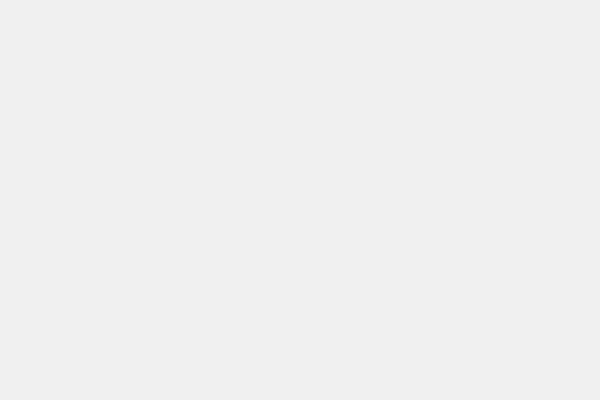
Frame 1 (no input)
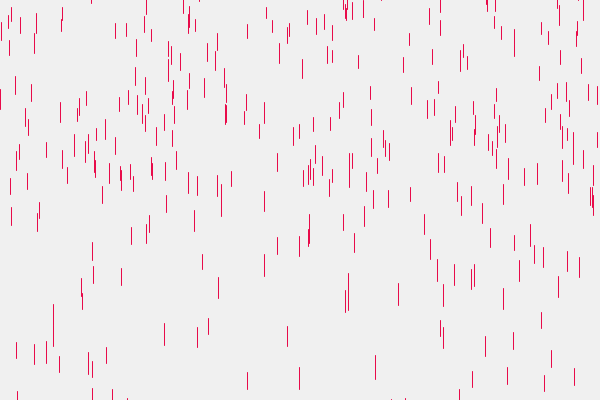
Frame 60 (the mouse pressed at the canvas centre just before this capture)
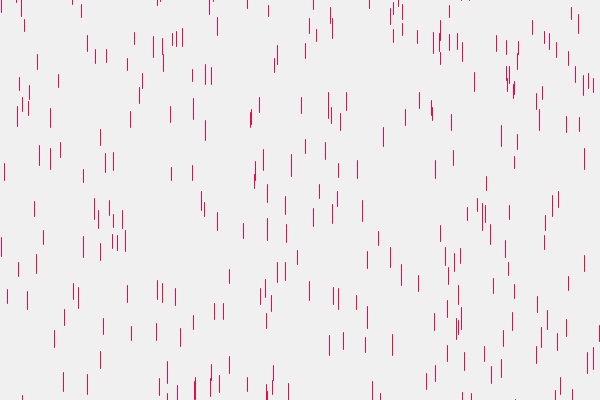
Frame 120 (the mouse held since frame 60 and released just before this capture)

The Processing sketch that drew these frames (run headless with seeded random() and noise(); from frame 60 on, the mouse is pressed at the canvas centre):

// Processing sketch: raindrop
// ── raindrop.pde
drop[] d;

void setup(){
  frameRate(60);
  size(600,400);
  //fullScreen();
  //smooth(4);
  
  d = new drop[800];
  for (int i = 0; i < d.length; i++) {
    d[i] = new drop();
  }
} 

void draw() {
  background(240, 240, 240);
  for (int i = 0; i < d.length; i++){
    d[i].update();
    d[i].show();    
  }

}

// ── drop.pde
class drop {
  float x = random(-width, width);
  float y = random(-500, -300);
  float x_speed = random(1, 2);
  float y_speed = random(10, 20);
  
  void update(){
    x = x + x_speed;
    y = y + y_speed;
    y_speed = y_speed + 0.1;
    
    // if out of screen, regenerate
    if (y > height) {
      x = random(-width, width);
      y = random(-200, -100);
      y_speed = random(10, 20);
    }
  }
  
  void show() {
    stroke(232, 11, 74);
    strokeWeight(1);
    line(x, y, x, y + y_speed);
  }

}
